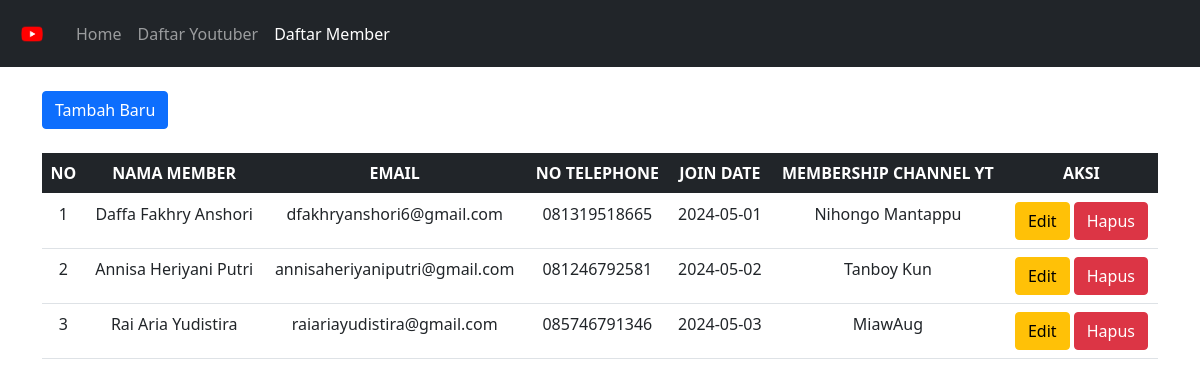
The page /Program/dpbo_mvc_tp4/member.php on the database its author committed.
### tables this page shows
CREATE TABLE `member` (
  `id_member` int(20) NOT NULL,
  `nama_member` varchar(100) NOT NULL,
  `email` varchar(100) NOT NULL,
  `phone` varchar(100) NOT NULL,
  `join_date` date NOT NULL,
  `id_channel_youtube` int(20) NOT NULL
);

CREATE TABLE `channel_youtube` (
  `id_channel_youtube` int(20) NOT NULL,
  `nama_channel_youtube` varchar(100) NOT NULL,
  `id_youtuber` int(20) NOT NULL,
  `kategori` varchar(100) NOT NULL,
  `subscriber` float NOT NULL
);

### Program/dpbo_mvc_tp4/controllers/Member.controller.php (called while the page is built, shortened)
<?php
include_once("models/Member.class.php");
include_once("models/ChannelYoutube.class.php");
include_once("views/Member.view.php");
class MemberController {
    private $member;
    function __construct() {
      $this->member = new Member(Conf::$db_host, Conf::$db_user, Conf::$db_pass, Conf::$db_name);
    }
    public function index() {
      $this->member->open();
      $this->member->getMemberJoin();
      $data = array();
      while($row = $this->member->getResult()) {
        array_push($data, $row);
      }
      $view = new MemberView();
      $view->render($data);
    }
  }

### Program/dpbo_mvc_tp4/views/Member.view.php (the view, shortened to what this page needs)
<?php
  class MemberView {
    public function render($data) {
      $dataTH = null;
      $dataTH .= "<tr>
      <th scope='col'>NO</th>
      <th scope='col'>NAMA MEMBER</th>
      <th scope='col'>EMAIL</th>
      <th scope='col'>NO TELEPHONE</th>
      <th scope='col'>JOIN DATE</th>
      <th scope='col'>MEMBERSHIP CHANNEL YT</th>
      <th scope='col'>AKSI</th>
      </tr>";
      $no = 1;
      $dataYoutuber = null;
      foreach($data as $val) {
        list($id, $nama, $email, $phone, $join_date, $nama_channel) = $val;
            $dataYoutuber .= "<tr>
                    <td>" . $no++ . "</td>
                    <td>" . $nama . "</td>
                    <td>" . $email . "</td>
                    <td>" . $phone . "</td>
                    <td>" . $join_date . "</td>
                    <td>" . $nama_channel . "</td>
                    <td>
                    <a href='member.php?action=edit&id=" . $id .  "' class='btn btn-warning''>Edit</a>
                    <a href='member.php?action=delete&id=" . $id . "' class='btn btn-danger''>Hapus</a>
                    </td>
                    </tr>";
      }
    }
  }
?>

### rows shown on the page
member: nama_member "Daffa Fakhry Anshori", email "dfakhryanshori6@gmail.com", phone "081319518665", join_date "2024-05-01", id_channel_youtube.nama_channel_youtube "Nihongo Mantappu"
member: nama_member "Annisa Heriyani Putri", email "annisaheriyaniputri@gmail.com", phone "081246792581", join_date "2024-05-02", id_channel_youtube.nama_channel_youtube "Tanboy Kun"
member: nama_member "Rai Aria Yudistira", email "raiariayudistira@gmail.com", phone "085746791346", join_date "2024-05-03", id_channel_youtube.nama_channel_youtube "MiawAug"

### other values the page prints
$this->content "Home Daftar Youtuber Daftar Member Tambah Baru"
